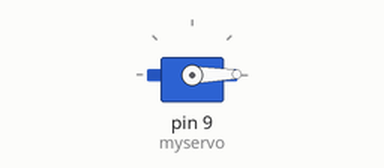
Bench run of a sketch on a simulated Arduino Uno, built with avr-gcc and run on an emulated ATmega328P. Parts: servo.

Above: at 0.05 s.
Timing chart, 0 to 4.6 s (numbered marks = the images above):
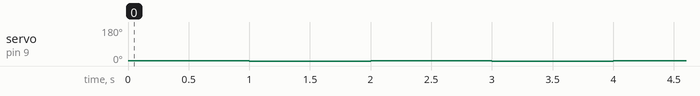

The sketch:

servo.ino
```cpp
#include <Servo.h>

Servo myservo;  // create servo object to control a servo
// twelve servo objects can be created on most boards

int pos = 0;    // variable to store the servo position

void setup() {
  myservo.attach(9);  // attaches the servo on pin 9 to the servo object
}

void loop() {
  /*for (pos = 0; pos <= 360; pos += 1) { // goes from 0 degrees to 180 degrees
    // in steps of 1 degree
    myservo.write(pos);              // tell servo to go to position in variable 'pos'
    delay(30);                       // waits 15ms for the servo to reach the position
  }
  for (pos = 360; pos >= 0; pos -= 1) { // goes from 180 degrees to 0 degrees
    myservo.write(pos);              // tell servo to go to position in variable 'pos'
    delay(30);                       // waits 15ms for the servo to reach the position
  }
*/
myservo.write(1);
delay(1000);
myservo.write(0);
delay(1000);
}
```

Measured:
- by itself, servo on pin 9 (myservo): alternates 1° for 1.0 s and 0° for 1.0 s
